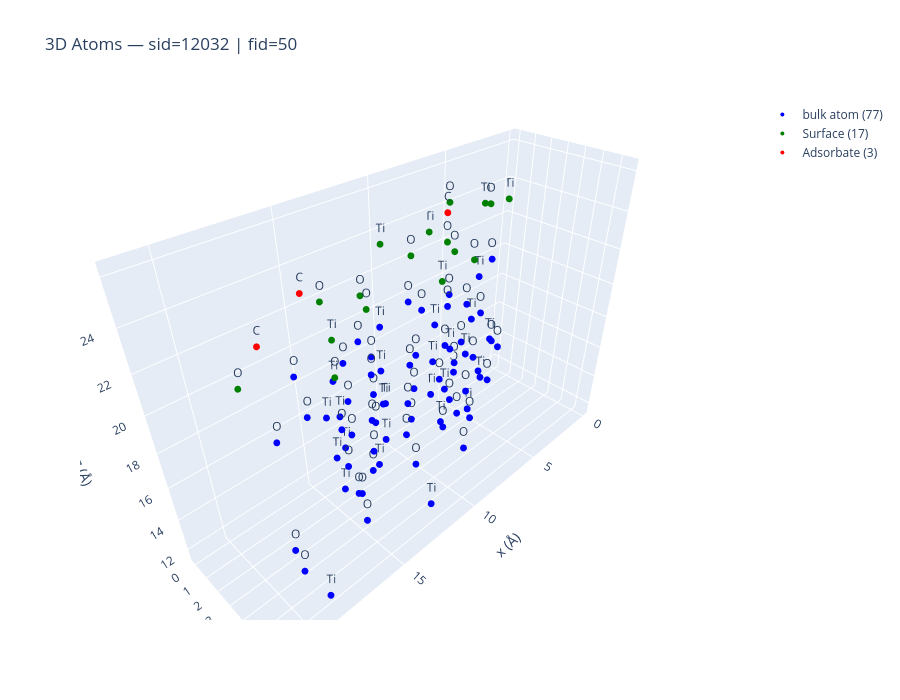

Notebook source saved alongside this figure:
### Markdown cell above
## Draw Three Dimension Of The Data

### Code cell
import plotly.graph_objects as go
from ase.data import chemical_symbols
import numpy as np

# Select which sid and fid you want to visualize
target_sid = 12032    # ← change this to any sid you want 12032, 1068, 31757, 2714, 23315
target_fid = 50       # ← change this to any fid you want

# Find the matching index in dataset
selected_data = None

for i in range(len(dataset)):
    try:
        d = dataset[i]
        if int(d.sid) == target_sid and int(d.fid) == target_fid:
            selected_data = d
            print(f"Found: index={i} | sid={d.sid} | fid={d.fid}")
            break
    except:
        continue

if selected_data is None:
    print(f"No match found for sid={target_sid}, fid={target_fid}")
else:
    # ── Extract data ──────────────────────────────────────────────
    data = selected_data
    pos  = data.pos.numpy()
    z    = data.atomic_numbers.numpy().astype(int)
    tags = data.tags.numpy().astype(int)

    # ── Plot ──────────────────────────────────────────────────────
    roles  = {0: "bulk atom", 1: "Surface", 2: "Adsorbate"}
    colors = {"bulk atom": "blue", "Surface": "green", "Adsorbate": "red"}

    fig = go.Figure()

    for tag_val, role in roles.items():
        mask = tags == tag_val
        if mask.sum() == 0:
            continue
        pts = pos[mask]
        fig.add_trace(
            go.Scatter3d(
                x=pts[:, 0],
                y=pts[:, 1],
                z=pts[:, 2],
                mode="markers+text",
                marker=dict(size=4, color=colors[role]),
                name=f"{role} ({mask.sum()})",
                text=[chemical_symbols[n] for n in z[mask]],
                textposition="top center",
                hovertemplate=(
                    "atom=%{text}<br>"
                    "x=%{x:.2f}<br>"
                    "y=%{y:.2f}<br>"
                    "z=%{z:.2f}<extra></extra>"
                ),
            )
        )

    fig.update_layout(
        title=f"3D Atoms — sid={data.sid} | fid={data.fid}",
        scene=dict(
            xaxis_title="x (Å)",
            yaxis_title="y (Å)",
            zaxis_title="z (Å)",
            aspectmode="data",
        ),
        width=900,
        height=700,
    )
    fig.show()

### Figure 1 — Plotly figure (JSON) as saved in the notebook; plotly's stock layout.template omitted (floating-point values rounded to 4 significant figures)
{"data": [{"hovertemplate": "atom=%{text}<br>x=%{x:.2f}<br>y=%{y:.2f}<br>z=%{z:.2f}<extra></extra>", "marker": {"color": "blue", "size": 4}, "mode": "markers+text", "name": "bulk atom (77)", "text": ["Ti", "Ti", "Ti", "Ti", "Ti", "Ti", "Ti", "Ti", "Ti", "Ti", "Ti", "Ti", "Ti", "Ti", "Ti", "Ti", "Ti", "Ti", "Ti", "Ti", "Ti", "Ti", "Ti", "Ti", "Ti", "Ti", "O", "O", "O", "O", "O", "O", "O", "O", "O", "O", "O", "O", "O", "O", "O", "O", "O", "O", "O", "O", "O", "O", "O", "O", "O", "O", "O", "O", "O", "O", "O", "O", "O", "O", "O", "O", "O", "O", "O", "O", "O", "O", "O", "O", "O", "O", "O", "O", "O", "O", "O"], "textposition": "top center", "type": "scatter3d", "x": [6.31, 12.75, 12.45, 18.89, 12.8, 6.337, 9.156, 15.63, 7.339, 13.79, 10.78, 4.349, 13.8, 7.348, 10.28, 16.72, 8.441, 14.86, 11.93, 5.49, 14.86, 8.459, 11.38, 17.82, 13.01, 6.644, 10.94, 4.474, 10.69, 4.237, 18.92, 7.866, 1.52, 12.39, 5.843, 9.256, 15.81, 12.98, 6.498, 8.197, 14.53, 12.04, 5.601, 11.86, 5.38, 13.6, 20.02, 9.091, 2.644, 13.64, 7.159, 10.51, 16.94, 7.526, 13.99, 9.315, 15.79, 13.14, 19.61, 12.92, 6.552, 11.76, 5.307, 10.18, 16.61, 14.73, 8.307, 8.661, 2.188, 8.756, 15.04, 10.45, 16.84, 11.33, 17.76, 9.518, 15.66], "y": [0.1838, 0.08537, 6.111, 6.476, 2.847, 3.03, 3.581, 3.681, 1.25, 1.245, 1.008, 1.038, 4.541, 4.536, 4.772, 4.808, 2.367, 2.433, 2.237, 2.251, 5.785, 5.767, 5.973, 5.956, 3.491, 3.499, 2.89, 2.844, 0.2244, 0.1053, 4.7, 0.135, -0.1424, 1.841, 1.864, 5.296, 5.368, 1.01, 1.01, 2.907, 3.255, 4.142, 4.17, 1.527, 1.54, 6.217, 6.232, 1.581, 1.547, 3.472, 3.506, 6.552, 6.581, 2.266, 2.236, 4.27, 4.287, 5.398, 5.441, 2.753, 2.76, 0.4387, 0.4734, 2.789, 2.823, 4.756, 4.767, 0.7428, 0.7927, 3.44, 3.487, 5.443, 5.466, 4.277, 4.082, 5.983, 5.948], "z": [12.68, 12.6, 12.77, 12.54, 13.34, 13.25, 14.38, 14.34, 16.1, 16.08, 15.0, 15.03, 16.76, 16.79, 17.78, 17.81, 19.42, 19.43, 18.37, 18.42, 20.15, 20.19, 21.14, 21.3, 21.83, 21.82, 14.17, 14.19, 13.19, 13.19, 12.46, 11.67, 11.74, 11.9, 11.96, 13.73, 13.75, 14.25, 14.34, 13.0, 12.88, 17.57, 17.64, 16.53, 16.59, 16.27, 16.27, 15.4, 15.39, 15.22, 15.23, 17.25, 17.26, 17.73, 17.71, 16.33, 16.32, 20.93, 20.95, 19.92, 19.97, 19.08, 19.12, 18.67, 18.69, 18.57, 18.61, 20.14, 20.25, 21.04, 21.01, 19.72, 19.82, 22.28, 22.08, 22.1, 22.05]}, {"hovertemplate": "atom=%{text}<br>x=%{x:.2f}<br>y=%{y:.2f}<br>z=%{z:.2f}<extra></extra>", "marker": {"color": "green", "size": 4}, "mode": "markers+text", "name": "Surface (17)", "text": ["Ti", "Ti", "Ti", "Ti", "Ti", "Ti", "O", "O", "O", "O", "O", "O", "O", "O", "O", "O", "O"], "textposition": "top center", "type": "scatter3d", "x": [9.473, 15.81, 6.526, 0.2461, 10.0, 3.579, 5.111, 21.17, 14.02, 7.746, 12.52, 6.463, 9.822, 10.22, 16.43, 2.03, 17.79], "y": [3.717, 3.919, 0.08156, 0.1649, 0.3085, 1.151, 0.1317, 6.614, 3.889, 4.044, 1.733, 1.752, 2.124, 4.614, 4.254, 0.3127, 6.625], "z": [22.72, 22.7, 22.98, 23.01, 23.54, 23.95, 24.14, 24.79, 23.27, 23.27, 22.42, 22.46, 23.52, 25.11, 24.74, 23.26, 23.41]}, {"hovertemplate": "atom=%{text}<br>x=%{x:.2f}<br>y=%{y:.2f}<br>z=%{z:.2f}<extra></extra>", "marker": {"color": "red", "size": 4}, "mode": "markers+text", "name": "Adsorbate (3)", "text": ["C", "C", "C"], "textposition": "top center", "type": "scatter3d", "x": [16.4, 9.808, 20.23], "y": [3.018, 4.211, 6.346], "z": [24.58, 26.11, 25.66]}], "layout": {"height": 700, "scene": {"aspectmode": "data", "xaxis": {"title": {"text": "x (Å)"}}, "yaxis": {"title": {"text": "y (Å)"}}, "zaxis": {"title": {"text": "z (Å)"}}}, "title": {"text": "3D Atoms — sid=12032 | fid=50"}, "width": 900}}
